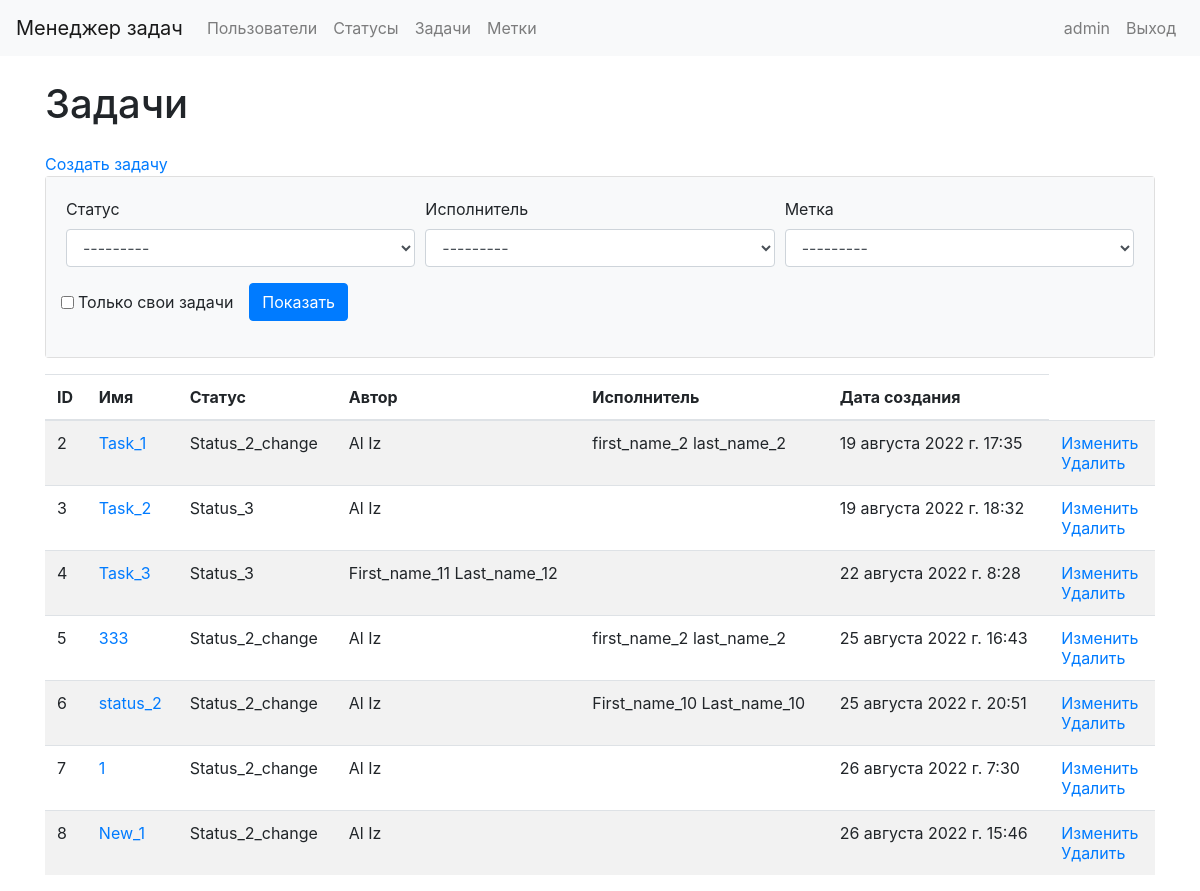
The page /tasks/ (signed in) on the database as committed earlier.
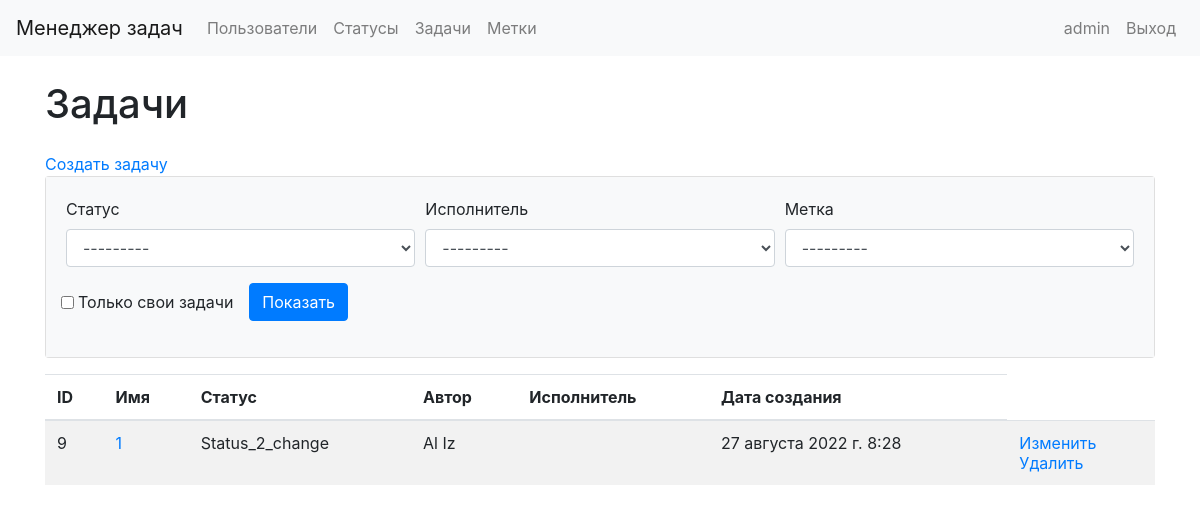
The same page on the database as committed later.
### task_manager/models.py (models this page shows)
class Status(models.Model):
    name = models.CharField(max_length=100, unique=True)
    time_create = models.DateTimeField(auto_now_add=True)
    def __str__(self):
        return self.name

class Label(models.Model):
    name = models.CharField(max_length=100, unique=True)
    time_create = models.DateTimeField(auto_now_add=True)
    def __str__(self):
        return self.name

class Task(models.Model):
    author = models.ForeignKey(User, on_delete=models.PROTECT, related_name="author")
    name = models.CharField(max_length=150, unique=True)
    description = models.TextField(max_length=500, blank=True, null=True)
    status = models.ForeignKey(Status, on_delete=models.PROTECT)
    executor = models.ForeignKey(
        User, on_delete=models.PROTECT,
        blank=True,
        null=True,
        related_name="tasks")
    labels = models.ManyToManyField("Label", through="AttachLabelToTask", blank=True)
    time_create = models.DateTimeField(auto_now_add=True)

### task_manager/views.py (the view)
# urls.py: path('tasks/', views.TaskListWithFilter.as_view(), name='tasks_list'),
class TaskListWithFilter(MyLoginRequiredMixin, FilterView):
    template_name = "tasks_list_with_filter.html"
    filterset_class = TaskFilter

### task_manager/mixins.py (called while the page is built)
    def dispatch(self, request, *args, **kwargs):
        if not request.user.is_authenticated:
            messages.error(request, _("Вы не авторизованы! Пожалуйста, выполните вход."))
            return redirect('user_login')
        return super().dispatch(request, *args, **kwargs)

### task_manager/models.py (called while the page is built)
def get_full_name(self):
    return self.first_name + " " + self.last_name

### task_manager/templates/tasks_list_with_filter.html (shortened to what this page needs)
{% extends "base.html" %}
{% load bootstrap4 %}
{% load i18n %}
{% block content %}
<div class="container wrapper flex-grow-1">
    <h1 class="my-4">{% translate "Задачи" %}</h1>
    <a href="{% url 'tasks_create' %}">{% translate "Создать задачу" %}</a>
    <div class="card mb-3">
        <div class="card-body bg-light">
            <form method="get" class="form-row center">
                <div class="form-group col-md-4">
                    <label for="id_status">{% translate "Статус" %}</label>
                    <select class="form-control" id="id_status", name="status">
                        {% for value, label in filter.form.status.field.choices %}
                            <option value="{{value}}"
                            >{{label}}</option>
                        {% endfor %}
                    </select>
                </div>
                <div class="form-group col-md-4">
                    <label for="id_executor">{% translate "Исполнитель" %}</label>
                    <select class="form-control" id="id_executor", name="executor">
                        {% for value, label in filter.form.executor.field.choices %}
                            <option value="{{value}}"
                            >{{label}}</option>
                        {% endfor %}
                    </select>
                </div>
                <div class="form-group col-md-4">
                    <label for="id_label" class="center">{% translate "Метка" %}</label>
                    <select class="form-control" id="id_label", name="label">
                        {% for value, label in filter.form.label.field.choices %}
                            <option value="{{value}}"
                            >{{label}}</option>
                        {% endfor %}
                    </select>
                </div>
                <div class="form-inline">
                <div class="form-group">
                    <div class="mr-3">
                        <div class="form-check">
                            <input type="checkbox" name="self_tasks" class="form-check-input" id="id_self_tasks"  >
                            <label class="form-check-label" for="id_self_tasks">Только свои задачи</label>
                        </div>
                    </div>
                </div>
                <div class="form-group">
                    <input class="btn btn-primary" type="submit" value="Показать">
                </div>
            </div>
            </form>
        </div>
    </div>
    <table class="table table-striped">
        <thead>
            <tr>
                <th>{% translate "ID" %}</th>
                <th>{% translate "Имя" %}</th>
                <th>{% translate "Статус" %}</th>
                <th>{% translate "Автор" %}</th>
                <th>{% translate "Исполнитель" %}</th>
                <th>{% translate "Дата создания" %}</th>
            </tr>
        </thead>
        <tbody>
            {% for t in filter.qs %}
            <tr>
                <td>{{t.id}}</td>
                <td><a href="{% url 'tasks_detail' pk=t.id %}"> {{t.name}} </a></td>
                <td>{{t.status.name}}</td>
                <td>{{t.author.first_name}} {{t.author.last_name}}</td>
                <td>{{t.executor.first_name}} {{t.executor.last_name}}</td>
                <td>{{t.time_create}}</td>
                <td>
                    <a href="{% url 'tasks_update' pk=t.id %}">{% translate "Изменить" %}</a>
                    <br>
                    <a href="{% url 'tasks_delete' pk=t.id %}">{% translate "Удалить" %}</a>
                </td>
            </tr>
            {% endfor %}
        </tbody>
    </table>
</div>
{% endblock %}

### task_manager/templates/base.html (shortened to what this page needs)
{% load i18n %}
{% load bootstrap4 %}
{% bootstrap_css %}
{% block bootstrap4_content %}
    <nav class="navbar navbar-expand-lg navbar-light bg-light">
        <a class="navbar-brand" href="{% url 'home' %}">{% translate "Менеджер задач" %}</a>
        <div class="collapse navbar-collapse" id="navbarSupportedContent">
            <ul class="navbar-nav mr-auto">
                <li class="nav-item">
                    <a class="nav-link" href="{% url 'users_list' %}">{% translate "Пользователи" %}</a>
                </li>
                {% if request.user.is_authenticated %}
                <li class="nav-item">
                    <a class="nav-link" href="{% url 'statuses_list' %}">{% translate "Статусы" %}</a>
                </li>
                <li class="nav-item">
                    <a class="nav-link" href="{% url 'tasks_list' %}">{% translate "Задачи" %}</a>
                </li>
                <li class="nav-item">
                    <a class="nav-link" href="{% url 'labels_list' %}">{% translate "Метки" %}</a>
                </li>
                {% endif %}
            </ul>
            <ul class="navbar-nav">
                {% if request.user.is_authenticated %}
                <li class="nav-item">
                    <a class="nav-link" href="{% url 'users_update' pk=request.user.id %}">{{user.username}}</a>
                </li>
                <li class="nav-item">
                    <a class="nav-link" href="{% url 'user_logout' %}">{% translate "Выход" %}</a>
                </li>
                {% endif %}
            </ul>
        </div>
    </nav>
{% endblock %}
{% block content %}
{% endblock %}

Rows that differ between the two databases and show on the page:
removed Task: id "2", name "Task_1", status.name "Status_2_change", author.first_name "Al", author.last_name "Iz", executor.first_name "first_name_2", executor.last_name "last_name_2", time_create "19 августа 2022 г. 17:35"
removed Task: id "3", name "Task_2", status.name "Status_3", author.first_name "Al", author.last_name "Iz", time_create "19 августа 2022 г. 18:32"
removed Task: id "4", name "Task_3", status.name "Status_3", author.first_name "First_name_11", author.last_name "Last_name_12", time_create "22 августа 2022 г. 8:28"
removed Task: id "5", name "333", status.name "Status_2_change", author.first_name "Al", author.last_name "Iz", executor.first_name "first_name_2", executor.last_name "last_name_2", time_create "25 августа 2022 г. 16:43"
removed Task: id "6", name "status_2", status.name "Status_2_change", author.first_name "Al", author.last_name "Iz", executor.first_name "First_name_10", executor.last_name "Last_name_10", time_create "25 августа 2022 г. 20:51"
removed Task: id "7", name "1", status.name "Status_2_change", author.first_name "Al", author.last_name "Iz", time_create "26 августа 2022 г. 7:30"
removed Task: id "8", name "New_1", status.name "Status_2_change", author.first_name "Al", author.last_name "Iz", time_create "26 августа 2022 г. 15:46"
added Task: id "9", name "1", status.name "Status_2_change", author.first_name "Al", author.last_name "Iz", time_create "27 августа 2022 г. 8:28"
